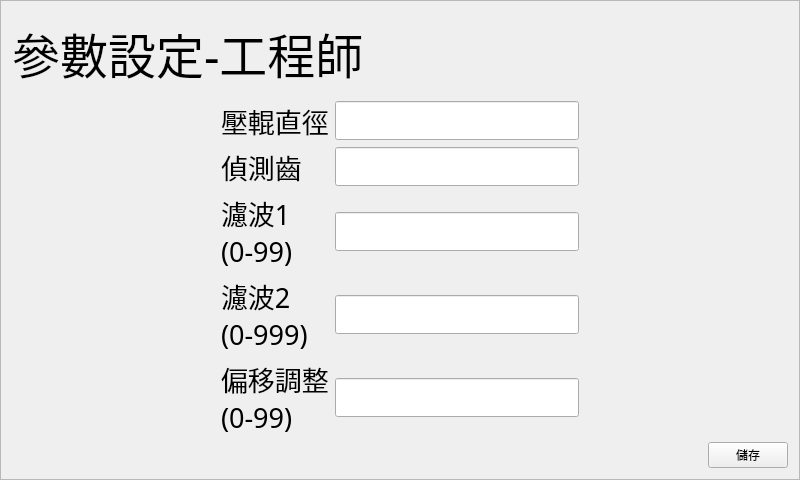
  <widget class="QFrame" name="EEprameter">
   <property name="geometry">
    <rect>
     <x>0</x>
     <y>0</y>
     <width>800</width>
     <height>480</height>
    </rect>
   </property>
   <property name="minimumSize">
    <size>
     <width>800</width>
     <height>480</height>
    </size>
   </property>
   <property name="autoFillBackground">
    <bool>true</bool>
   </property>
   <property name="frameShape">
    <enum>QFrame::StyledPanel</enum>
   </property>
   <property name="frameShadow">
    <enum>QFrame::Raised</enum>
   </property>
   <layout class="QVBoxLayout" name="verticalLayout_6">
    <item>
     <widget class="QLabel" name="label_40">
      <property name="font">
       <font>
        <family>標楷體</family>
        <pointsize>36</pointsize>
       </font>
      </property>
      <property name="toolTipDuration">
       <number>1</number>
      </property>
      <property name="autoFillBackground">
       <bool>false</bool>
      </property>
      <property name="lineWidth">
       <number>4</number>
      </property>
      <property name="text">
       <string>參數設定-工程師</string>
      </property>
     </widget>
    </item>
    <item>
     <layout class="QHBoxLayout" name="horizontalLayout_5">
      <item>
       <spacer name="horizontalSpacer_7">
        <property name="orientation">
         <enum>Qt::Horizontal</enum>
        </property>
        <property name="sizeHint" stdset="0">
         <size>
          <width>40</width>
          <height>20</height>
         </size>
        </property>
       </spacer>
      </item>
      <item>
       <layout class="QGridLayout" name="gridLayout_4">
        <item row="2" column="2">
         <widget class="QLineEdit" name="Filter_1">
          <property name="font">
           <font>
            <family>Arial</family>
            <pointsize>20</pointsize>
           </font>
          </property>
          <property name="alignment">
           <set>Qt::AlignCenter</set>
          </property>
         </widget>
        </item>
        <item row="4" column="0">
         <widget class="QLabel" name="label_45">
          <property name="font">
           <font>
            <family>標楷體</family>
            <pointsize>20</pointsize>
           </font>
          </property>
          <property name="toolTipDuration">
           <number>1</number>
          </property>
          <property name="lineWidth">
           <number>4</number>
          </property>
          <property name="text">
           <string>偏移調整
(0-99)</string>
          </property>
         </widget>
        </item>
        <item row="4" column="2">
         <widget class="QLineEdit" name="BiasAdjust">
          <property name="font">
           <font>
            <family>Arial</family>
            <pointsize>20</pointsize>
           </font>
          </property>
          <property name="alignment">
           <set>Qt::AlignCenter</set>
          </property>
         </widget>
        </item>
        <item row="1" column="2">
         <widget class="QLineEdit" name="DetectGear">
          <property name="font">
           <font>
            <family>Arial</family>
            <pointsize>20</pointsize>
           </font>
          </property>
          <property name="alignment">
           <set>Qt::AlignCenter</set>
          </property>
         </widget>
        </item>
        <item row="0" column="2">
         <widget class="QLineEdit" name="CR_diameter">
          <property name="font">
           <font>
            <family>Arial</family>
            <pointsize>20</pointsize>
           </font>
          </property>
          <property name="alignment">
           <set>Qt::AlignCenter</set>
          </property>
         </widget>
        </item>
        <item row="1" column="0">
         <widget class="QLabel" name="label_42">
          <property name="font">
           <font>
            <family>標楷體</family>
            <pointsize>20</pointsize>
           </font>
          </property>
          <property name="toolTipDuration">
           <number>1</number>
          </property>
          <property name="lineWidth">
           <number>4</number>
          </property>
          <property name="text">
           <string>偵測齒</string>
          </property>
         </widget>
        </item>
        <item row="3" column="2">
         <widget class="QLineEdit" name="Filter_2">
          <property name="font">
           <font>
            <family>Arial</family>
            <pointsize>20</pointsize>
           </font>
          </property>
          <property name="alignment">
           <set>Qt::AlignCenter</set>
          </property>
         </widget>
        </item>
        <item row="3" column="0">
         <widget class="QLabel" name="label_41">
          <property name="font">
           <font>
            <family>標楷體</family>
            <pointsize>20</pointsize>
           </font>
          </property>
          <property name="toolTipDuration">
           <number>1</number>
          </property>
          <property name="lineWidth">
           <number>4</number>
          </property>
          <property name="text">
           <string>濾波2
(0-999)</string>
          </property>
         </widget>
        </item>
        <item row="0" column="0">
         <widget class="QLabel" name="label_44">
          <property name="font">
           <font>
            <family>標楷體</family>
            <pointsize>20</pointsize>
           </font>
          </property>
          <property name="toolTipDuration">
           <number>1</number>
          </property>
          <property name="lineWidth">
           <number>4</number>
          </property>
          <property name="text">
           <string>壓輥直徑</string>
          </property>
         </widget>
        </item>
        <item row="2" column="0">
         <widget class="QLabel" name="label_43">
          <property name="font">
           <font>
            <family>標楷體</family>
            <pointsize>20</pointsize>
           </font>
          </property>
          <property name="toolTipDuration">
           <number>1</number>
          </property>
          <property name="lineWidth">
           <number>4</number>
          </property>
          <property name="text">
           <string>濾波1
(0-99)</string>
          </property>
         </widget>
        </item>
       </layout>
      </item>
      <item>
       <spacer name="horizontalSpacer_8">
        <property name="orientation">
         <enum>Qt::Horizontal</enum>
        </property>
        <property name="sizeHint" stdset="0">
         <size>
          <width>40</width>
          <height>20</height>
         </size>
        </property>
       </spacer>
      </item>
     </layout>
    </item>
    <item>
     <layout class="QHBoxLayout" name="horizontalLayout_6">
      <item>
       <spacer name="horizontalSpacer_9">
        <property name="orientation">
         <enum>Qt::Horizontal</enum>
        </property>
        <property name="sizeHint" stdset="0">
         <size>
          <width>40</width>
          <height>20</height>
         </size>
        </property>
       </spacer>
      </item>
      <item>
       <widget class="QPushButton" name="saveEEpraButton">
        <property name="text">
         <string>儲存</string>
        </property>
       </widget>
      </item>
     </layout>
    </item>
   </layout>
  </widget>
